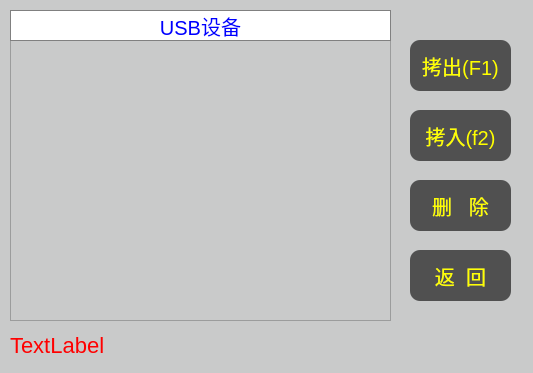
<?xml version="1.0" encoding="UTF-8"?>
<ui version="4.0">
 <class>ParaOutIn</class>
 <widget class="QDialog" name="ParaOutIn">
  <property name="geometry">
   <rect>
    <x>0</x>
    <y>0</y>
    <width>533</width>
    <height>373</height>
   </rect>
  </property>
  <property name="windowTitle">
   <string>Dialog</string>
  </property>
  <property name="styleSheet">
   <string notr="true">QWidget{
background-color: rgb(201, 202, 202);
}
QPushButton{
border-radius:10;
background-color: rgb(80, 80, 80);
font-size:20px;
color:rgb(255, 255, 0);
}
QPushButton::pressed{
background-color: rgb(120, 120, 120);
}</string>
  </property>
  <widget class="QPushButton" name="Out_pb">
   <property name="geometry">
    <rect>
     <x>410</x>
     <y>40</y>
     <width>101</width>
     <height>51</height>
    </rect>
   </property>
   <property name="text">
    <string>拷出(F1)</string>
   </property>
  </widget>
  <widget class="QPushButton" name="In_pb">
   <property name="geometry">
    <rect>
     <x>410</x>
     <y>110</y>
     <width>101</width>
     <height>51</height>
    </rect>
   </property>
   <property name="text">
    <string>拷入(f2)</string>
   </property>
  </widget>
  <widget class="QPushButton" name="back_pb">
   <property name="geometry">
    <rect>
     <x>410</x>
     <y>250</y>
     <width>101</width>
     <height>51</height>
    </rect>
   </property>
   <property name="text">
    <string>返  回</string>
   </property>
  </widget>
  <widget class="QPushButton" name="delede_pb">
   <property name="geometry">
    <rect>
     <x>410</x>
     <y>180</y>
     <width>101</width>
     <height>51</height>
    </rect>
   </property>
   <property name="text">
    <string>删   除</string>
   </property>
  </widget>
  <widget class="QTableWidget" name="usb_twd">
   <property name="geometry">
    <rect>
     <x>10</x>
     <y>40</y>
     <width>381</width>
     <height>281</height>
    </rect>
   </property>
   <property name="font">
    <font>
     <family>Sans Serif</family>
     <pointsize>18</pointsize>
     <weight>50</weight>
     <italic>false</italic>
     <bold>false</bold>
    </font>
   </property>
   <property name="styleSheet">
    <string notr="true"/>
   </property>
   <property name="editTriggers">
    <set>QAbstractItemView::NoEditTriggers</set>
   </property>
   <property name="alternatingRowColors">
    <bool>true</bool>
   </property>
   <property name="selectionMode">
    <enum>QAbstractItemView::SingleSelection</enum>
   </property>
   <property name="selectionBehavior">
    <enum>QAbstractItemView::SelectRows</enum>
   </property>
   <property name="columnCount">
    <number>0</number>
   </property>
  </widget>
  <widget class="QLabel" name="label">
   <property name="geometry">
    <rect>
     <x>10</x>
     <y>10</y>
     <width>381</width>
     <height>31</height>
    </rect>
   </property>
   <property name="styleSheet">
    <string notr="true">QLabel{font-size:20px;color:blue;
background-color:white;
border:1px solid gray;
border-radius:0px;}</string>
   </property>
   <property name="text">
    <string>USB设备</string>
   </property>
   <property name="alignment">
    <set>Qt::AlignCenter</set>
   </property>
  </widget>
  <widget class="QLabel" name="label_tips">
   <property name="geometry">
    <rect>
     <x>10</x>
     <y>330</y>
     <width>371</width>
     <height>31</height>
    </rect>
   </property>
   <property name="styleSheet">
    <string notr="true">color:red;
font-size:22px;</string>
   </property>
   <property name="text">
    <string>TextLabel</string>
   </property>
  </widget>
 </widget>
 <resources/>
 <connections/>
</ui>
